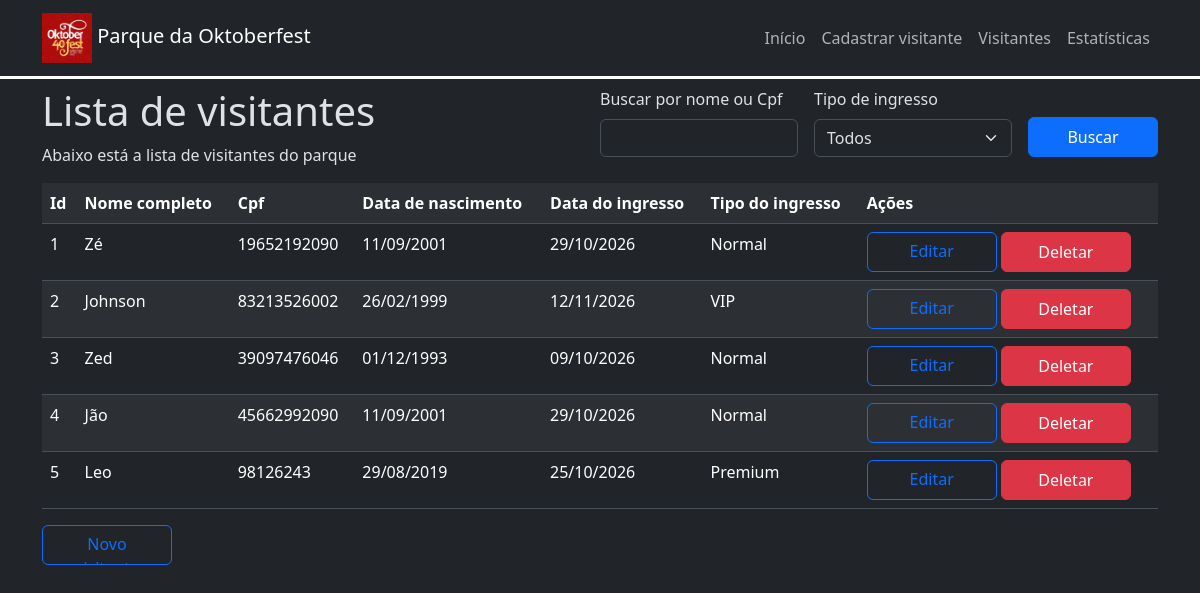
/visitors/, run on an earlier commit of the app's database.
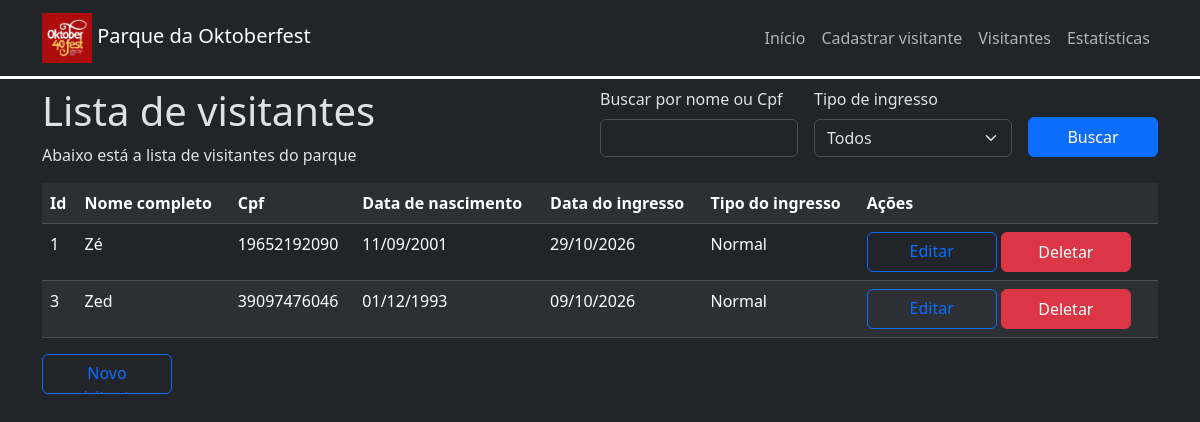
And on a later commit of the database.
### app/models.py (models this page shows, shortened)
class Visitor(models.Model):
    first_name = models.CharField(max_length=100)
    last_name = models.CharField(max_length=100)
    cpf = models.CharField(max_length=11)
    birth_date = models.DateField()
    ticket_date = models.DateField()
    ticket_type = models.IntegerField(choices=TicketType.choices)
    ticket_number = models.CharField(255)

### app/views.py (the view)
# urls.py: path('visitors/', views.visitors, name='visitors'),
def visitors(request):
    search = request.GET.get('name_or_cpf', '').strip()
    ticket_type = request.GET.get('ticket_type', '0')
    visitors = Visitor.objects.all()
    visitors = visitors.filter(
        Q(first_name__icontains=search)
        | Q(last_name__icontains=search)
        | Q(cpf__contains=search)
    )
    valid_types = {str(value) for value in TicketType.values}
    ticket_type_int = int(ticket_type)
    if ticket_type in valid_types:
        visitors = visitors.filter(ticket_type=ticket_type_int)
    response = {
        'visitors': visitors,
        'search': search,
        'ticket_type': ticket_type_int
    }
    return render(request, 'visitors.html', response)

### app/templates/visitors.html (shortened to what this page needs)
{% extends 'base.html' %}
{% block content %}
<div>
    <div class="d-flex">
        <div class="col">
            <h1>Lista de visitantes</h1>
            <p>Abaixo está a lista de visitantes do parque</p>
        </div>
        <div class="col">
            <form action="" method="get">
                <div class="d-flex gap-3 align-items-end">
                    <div class="col">
                        <label for="name_or_cpf" class="form-label">Buscar por nome ou Cpf</label>
                        <input type="text" class="form-control" id="name_or_cpf" name="name_or_cpf" value="{{ search }}">
                    </div>
                    <div class="col">
                        <label for="ticket_type" class="form-label">Tipo de ingresso</label>
                        <select name="ticket_type" id="ticket_type" class="form-select">
                            <option value="0" {% if ticket_type == 0 %} selected {% endif %}>Todos</option>
                        </select>
                    </div>
                    <input type="submit" value="Buscar" class="btn btn-primary btn-custom">
                </div>
            </form>
        </div>
    </div>
    <div class="table-responsive">
        <table class="table table-striped">
            <tr>
                <th>Id</th>
                <th>Nome completo</th>
                <th>Cpf</th>
                <th>Data de nascimento</th>
                <th>Data do ingresso</th>
                <th>Tipo do ingresso</th>
                <th>Ações</th>
            </tr>
            {% for visitor in visitors %}
            <tr>
                <td>{{ visitor.id }}</td>
                <td>{{ visitor.first_name }} {{ visitor.last_name }}</td>
                <td>{{ visitor.cpf }}</td>
                <td>{{ visitor.birth_date|date:"d/m/Y" }}</td>
                <td>{{ visitor.ticket_date|date:"d/m/Y" }}</td>
                <td>{{ visitor.get_ticket_type_display }}</td>
                <td>
                    <a href="./update/{{ visitor.id }}/" class="btn btn-outline-primary btn-custom">Editar</a>
                    <button class="btn btn-danger btn-custom" data-bs-toggle="modal" data-bs-target="#delete_modal"
                        data-visitor-name="{{ visitor.first_name }} {{ visitor.last_name }}"
                        data-visitor-id="{{ visitor.id }}">Deletar</button>
                </td>
            </tr>
            {% endfor %}
        </table>
        <a class="btn btn-outline-primary btn-custom" href="./create/">Novo visitante</a>
    </div>
</div>
{% endblock %}

### app/templates/base.html (shortened to what this page needs)
<!DOCTYPE html>
<html data-bs-theme="dark" lang="en">
<head>
    {% load static %}
    <link rel="stylesheet" href="{% static 'visitors/css/style.css' %}">
    <link href="https://cdn.jsdelivr.net/npm/bootstrap@5.3.8/dist/css/bootstrap.min.css" rel="stylesheet"
>
</head>
<body>
    <header class="border-bottom border-white border-3">
        <nav class="navbar navbar-expand-lg">
            <div class="container">
                <a class="navbar-brand" href="{% url 'home' %}">
                    <img src="{% static 'visitors/images/logo.png' %}" alt="Logo Oktoberfest" width="50px">
                    Parque da Oktoberfest
                </a>
                <div class="collapse navbar-collapse" id="menu_principal">
                    <ul class="navbar-nav ms-auto">
                        <li class="nav-item">
                            <a class="nav-link" href="{% url 'home' %}">Início</a>
                        </li>
                        <li class="nav-item">
                            <a class="nav-link" href="{% url 'create_visitor' %}">Cadastrar visitante</a>
                        </li>
                        <li class="nav-item">
                            <a class="nav-link" href="{% url 'visitors' %}">Visitantes</a>
                        </li>
                        <li class="nav-item">
                            <a class="nav-link" href="{% url 'statistics' %}">Estatísticas</a>
                        </li>
                    </ul>
                </div>
            </div>
        </nav>
    </header>
    <main class="container pt-2">
        {% block content %}
        {% endblock %}
    </main>
</body>
</html>

### app/static/visitors/css/style.css (style rules this page uses)
.btn-custom { width: 130px; height: 40px; }

What changed in the data, as far as the page shows it:
removed Visitor: id "2", first_name "Johnson", cpf "83213526002", birth_date "26/02/1999", ticket_date "12/11/2026", ticket_type "VIP"
removed Visitor: id "4", first_name "Jão", cpf "45662992090", birth_date "11/09/2001", ticket_date "29/10/2026", ticket_type "Normal"
removed Visitor: id "5", first_name "Leo", cpf "98126243", birth_date "29/08/2019", ticket_date "25/10/2026", ticket_type "Premium"
